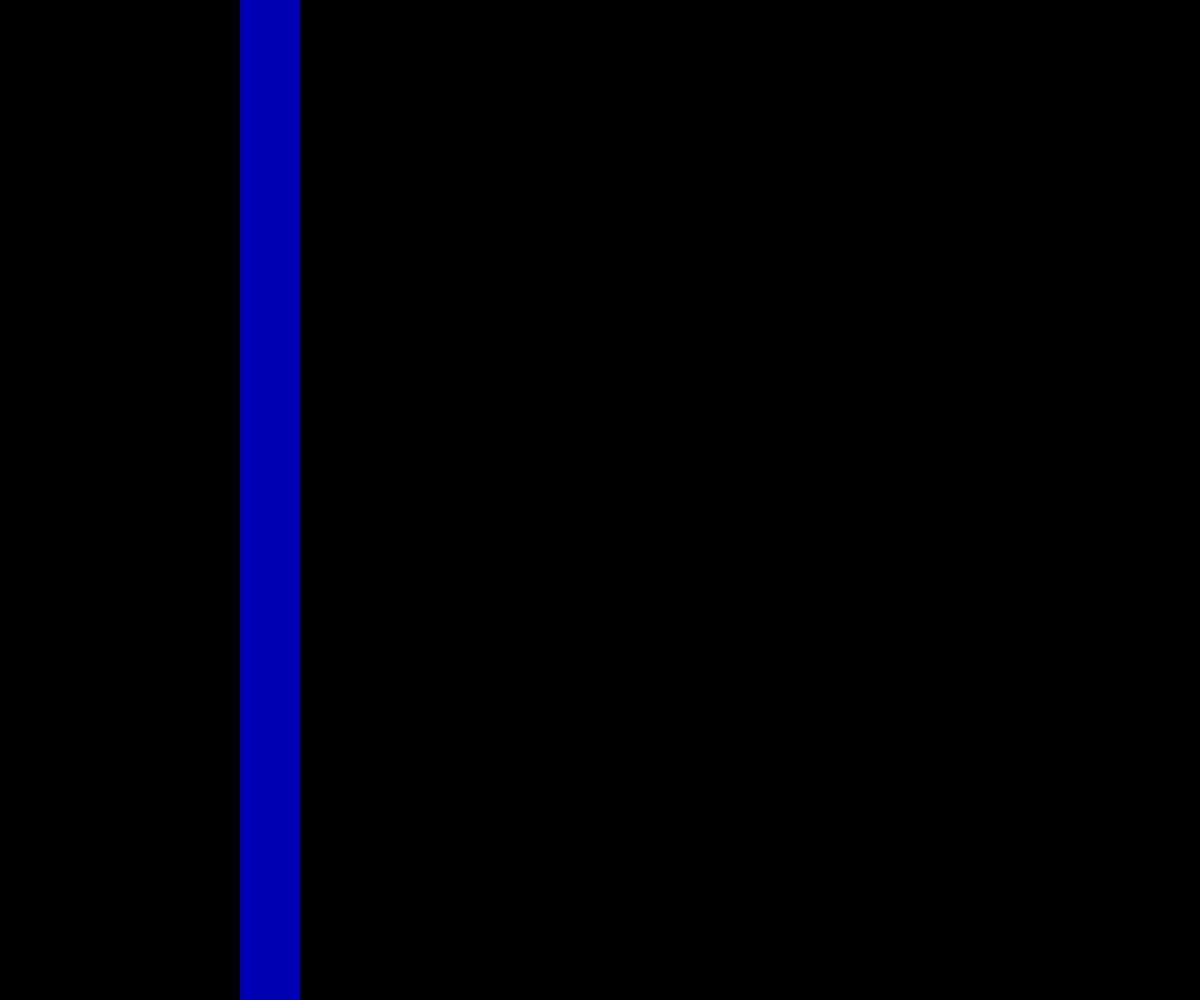
Frame 1 (no input)
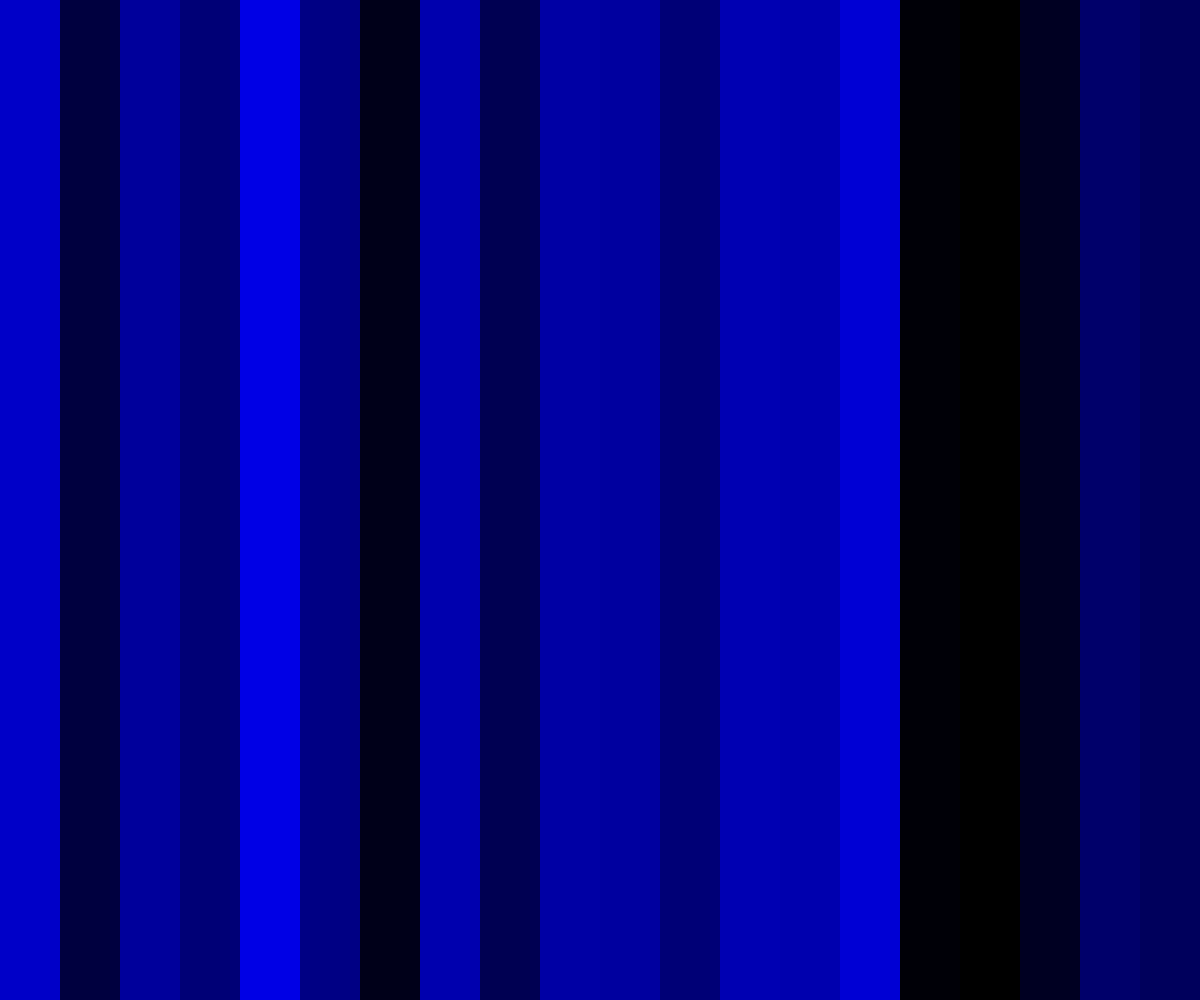
Frame 60 (no input)
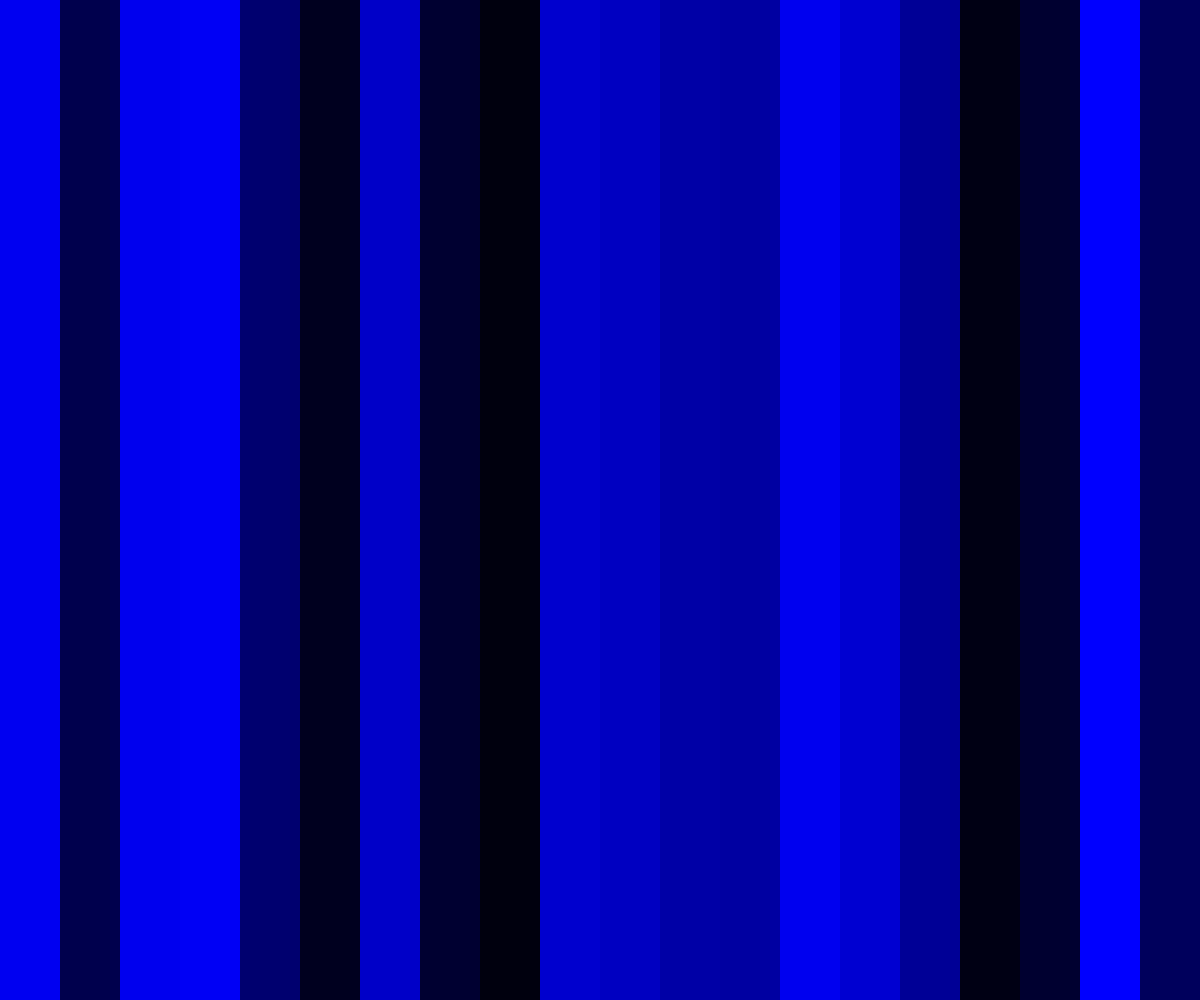
Frame 120 (the mouse pressed at the canvas centre since frame 60)

The p5.js sketch that drew these frames (run headless with seeded random() and noise() and a simulated clock; from frame 60 on, the mouse is pressed at the canvas centre):

// p5.js sketch
// ── sketch.js
let x = 0;
let w = 10;

function setup(){
  createCanvas(windowWidth, windowHeight);
  colorMode(HSB);
  background(0);
  noStroke();
}

function draw(){
  // Pick a brightness somewhere between 0 and 100
  let b = random(0, 100);
  fill(240, 100, b);

 // Draw a rectangle with that colour
 let w = width / 20;
 let x = floor(random(20)) * w;
 rect(x, 0, w, height);
}
